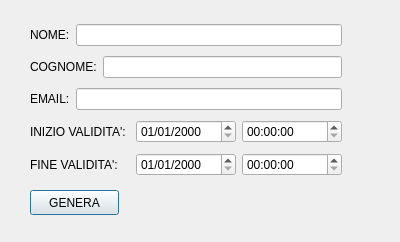
<?xml version="1.0" encoding="UTF-8"?>
<ui version="4.0">
 <class>NewQrCodeDialog</class>
 <widget class="QDialog" name="NewQrCodeDialog">
  <property name="geometry">
   <rect>
    <x>0</x>
    <y>0</y>
    <width>400</width>
    <height>242</height>
   </rect>
  </property>
  <property name="windowTitle">
   <string>Dialog</string>
  </property>
  <widget class="QPushButton" name="pB_generateQR">
   <property name="geometry">
    <rect>
     <x>30</x>
     <y>190</y>
     <width>89</width>
     <height>25</height>
    </rect>
   </property>
   <property name="text">
    <string>GENERA</string>
   </property>
  </widget>
  <widget class="QWidget" name="layoutWidget">
   <property name="geometry">
    <rect>
     <x>30</x>
     <y>20</y>
     <width>312</width>
     <height>163</height>
    </rect>
   </property>
   <layout class="QVBoxLayout" name="verticalLayout">
    <item>
     <layout class="QHBoxLayout" name="horizontalLayout">
      <item>
       <widget class="QLabel" name="label">
        <property name="text">
         <string>NOME:</string>
        </property>
       </widget>
      </item>
      <item>
       <widget class="QLineEdit" name="lE_Name"/>
      </item>
     </layout>
    </item>
    <item>
     <layout class="QHBoxLayout" name="horizontalLayout_2">
      <item>
       <widget class="QLabel" name="label_2">
        <property name="text">
         <string>COGNOME:</string>
        </property>
       </widget>
      </item>
      <item>
       <widget class="QLineEdit" name="lE_Surname"/>
      </item>
     </layout>
    </item>
    <item>
     <layout class="QHBoxLayout" name="horizontalLayout_3">
      <item>
       <widget class="QLabel" name="label_3">
        <property name="text">
         <string>EMAIL:</string>
        </property>
       </widget>
      </item>
      <item>
       <widget class="QLineEdit" name="lE_email"/>
      </item>
     </layout>
    </item>
    <item>
     <layout class="QHBoxLayout" name="horizontalLayout_5">
      <item>
       <widget class="QLabel" name="label_4">
        <property name="text">
         <string>INIZIO VALIDITA':</string>
        </property>
       </widget>
      </item>
      <item>
       <widget class="QDateEdit" name="startingDateEdit">
        <property name="displayFormat">
         <string>dd/MM/yyyy</string>
        </property>
       </widget>
      </item>
      <item>
       <widget class="QTimeEdit" name="startingTimeEdit"/>
      </item>
     </layout>
    </item>
    <item>
     <layout class="QHBoxLayout" name="horizontalLayout_4">
      <item>
       <widget class="QLabel" name="label_5">
        <property name="text">
         <string>FINE VALIDITA':</string>
        </property>
       </widget>
      </item>
      <item>
       <widget class="QDateEdit" name="expiringDateEdit">
        <property name="displayFormat">
         <string>dd/MM/yyyy</string>
        </property>
       </widget>
      </item>
      <item>
       <widget class="QTimeEdit" name="expiringTimeEdit"/>
      </item>
     </layout>
    </item>
   </layout>
  </widget>
 </widget>
 <resources/>
 <connections/>
</ui>
